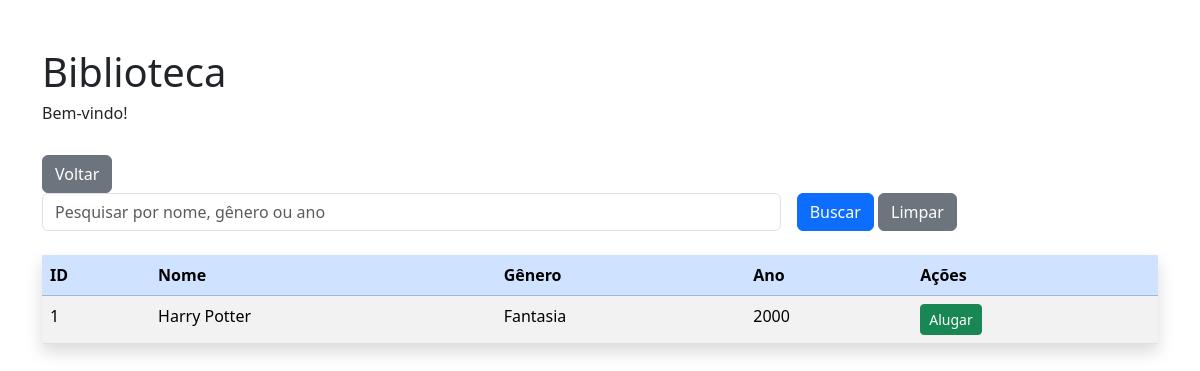
/lista/livros (signed in), run on an earlier commit of the app's database.
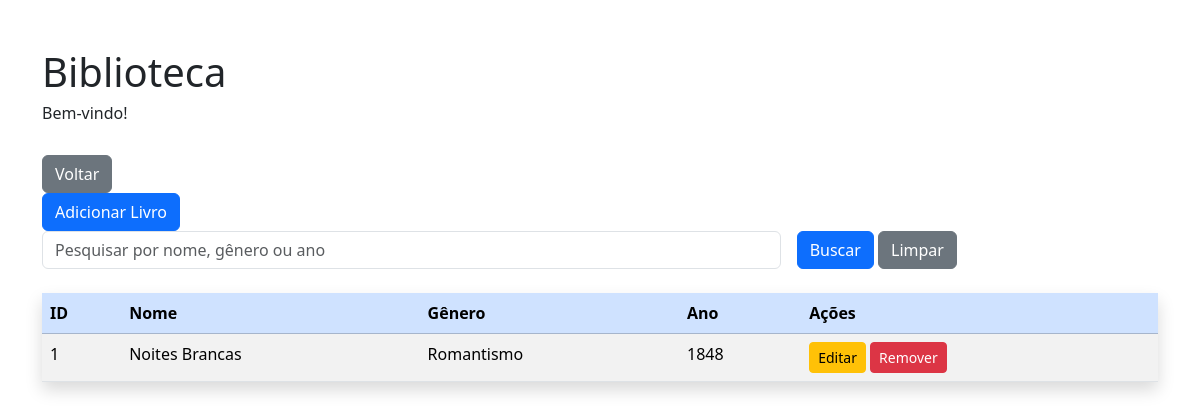
And on a later commit of the database.
### tables this page shows
CREATE TABLE livros(
                id INTEGER PRIMARY KEY AUTOINCREMENT,
                nome TEXT NOT NULL,
                genero TEXT NOT NULL,
                ano INTEGER NOT NULL
            );

### api.py (the view)
@app.route('/lista/livros', methods=['GET'])
def lista_livros():
    if 'usuario' not in session:
        return redirect(url_for('login'))
    with sqlite3.connect(DATABASE) as conn:
        conn.row_factory = sqlite3.Row
        cursor = conn.cursor()
        livros = cursor.execute("SELECT * FROM  livros").fetchall()
        resultado = [dict(row) for row in livros]
        return render_template('index.html', resultados=resultado)

### templates/index.html (shortened to what this page needs)
<!DOCTYPE html>
<html lang="pt-br">
<head>
    <link href="https://cdn.jsdelivr.net/npm/bootstrap@5.3.8/dist/css/bootstrap.min.css"
        rel="stylesheet">
</head>
<body class="container mt-5">
    <h1>Biblioteca</h1>
    <h6>Bem-vindo!</h6>
        <a href="{{ url_for('pagina_inicial') }}"
           class="btn btn-secondary">
            Voltar
        </a>
        {% if session['perfil'] == 'admin' %}
            <div>
                <a href="{{ url_for('pagina_adicionar') }}" class="btn btn-primary">
                    Adicionar Livro
                </a>
            </div>
        {% endif %}
    <form action="{{ url_for('busca_livros') }}" method="GET" class="row g-3 mb-4">
        <div class="col-md-8">
            <input type="text"
                   name="busca"
                   class="form-control"
                   placeholder="Pesquisar por nome, gênero ou ano">
        </div>
        <div class="col-md-4">
            <button class="btn btn-primary" type="submit">
                Buscar
            </button>
            <a href="{{ url_for('lista_livros') }}" class="btn btn-secondary">
                Limpar
            </a>
        </div>
    </form>
    <table class="table table-striped mt-4 shadow">
        <thead class="table-primary">
            <tr>
                <th>ID</th>
                <th>Nome</th>
                <th>Gênero</th>
                <th>Ano</th>
                <th>Ações</th>
            </tr>
        </thead>
        <tbody>
            {% for item in resultados %}
            <tr>
                <td>{{ item.id }}</td>
                <td>{{ item.nome }}</td>
                <td>{{ item.genero }}</td>
                <td>{{ item.ano }}</td>
                <td>
                    {% if session['perfil'] == 'admin' %}
                        <a href="{{ url_for('pagina_editar', id=item.id) }}"
                           class="btn btn-warning btn-sm">
                            Editar
                        </a>
                        <form action="{{ url_for('deletar_livro', id=item.id) }}"
                              method="POST"
                              style="display:inline;">
                            <button class="btn btn-danger btn-sm"
                                    onclick="return confirm('Deseja remover este livro?')">
                                Remover
                            </button>
                        </form>
                    {% else %}
                        <form action="{{ url_for('emprestar_livro', id=item.id) }}"
                              method="POST"
                              style="display:inline;">
                            <button class="btn btn-success btn-sm">
                                Alugar
                            </button>
                        </form>
                    {% endif %}
                </td>
            </tr>
            {% endfor %}
        </tbody>
    </table>
</body>
</html>

What changed in the data, as far as the page shows it:
changed livros id 1: nome "Harry Potter" → "Noites Brancas"; genero "Fantasia" → "Romantismo"; ano "2000" → "1848"; text "Alugar" → "Editar Remover"
Also different on the page:
text now shown: "Adicionar Livro"
